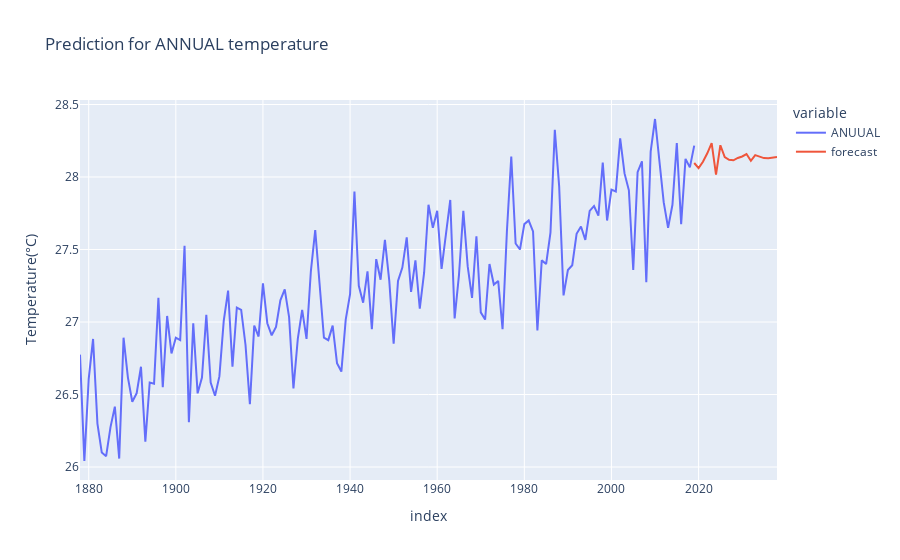

The notebook cell this image was saved under:
### Code cell
from pandas.tseries.offsets import DateOffset
future_dates=[df.index[-1]+ DateOffset(years=x)for x in range(0,20)]
future_datest_df=pd.DataFrame(index=future_dates[1:],columns=df.columns)

future_datest_df

future_df=pd.concat([df,future_datest_df])
future_df

future_df['forecast'] = model.predict(start =141, end =163, dynamic= True,typ='levels')
fig = px.line(future_df,y=['ANUUAL ', 'forecast'],labels={"value":"Temperature(°C)"},title="Prediction for ANNUAL temperature")
fig.show()

### Figure 1 — Plotly figure (JSON) as saved in the notebook; plotly's stock layout.template omitted (floating-point values rounded to 4 significant figures; data arrays with more than 128 entries replaced by an {"elided": "..."} marker saying what was removed)
{"data": [{"hovertemplate": "variable=ANUUAL <br>index=%{x}<br>Temperature(°C)=%{y}<extra></extra>", "legendgroup": "ANUUAL ", "line": {"color": "#636efa", "dash": "solid"}, "mode": "lines", "name": "ANUUAL ", "orientation": "v", "showlegend": true, "type": "scatter", "x": {"elided": "161 str values"}, "xaxis": "x", "y": {"elided": "161 float values"}, "yaxis": "y"}, {"hovertemplate": "variable=forecast<br>index=%{x}<br>Temperature(°C)=%{y}<extra></extra>", "legendgroup": "forecast", "line": {"color": "#EF553B", "dash": "solid"}, "mode": "lines", "name": "forecast", "orientation": "v", "showlegend": true, "type": "scatter", "x": {"elided": "161 str values"}, "xaxis": "x", "y": {"elided": "161 float values"}, "yaxis": "y"}], "layout": {"legend": {"title": {"text": "variable"}, "tracegroupgap": 0}, "title": {"text": "Prediction for ANNUAL temperature"}, "xaxis": {"anchor": "y", "domain": [0, 1], "title": {"text": "index"}}, "yaxis": {"anchor": "x", "domain": [0, 1], "title": {"text": "Temperature(°C)"}}}}
